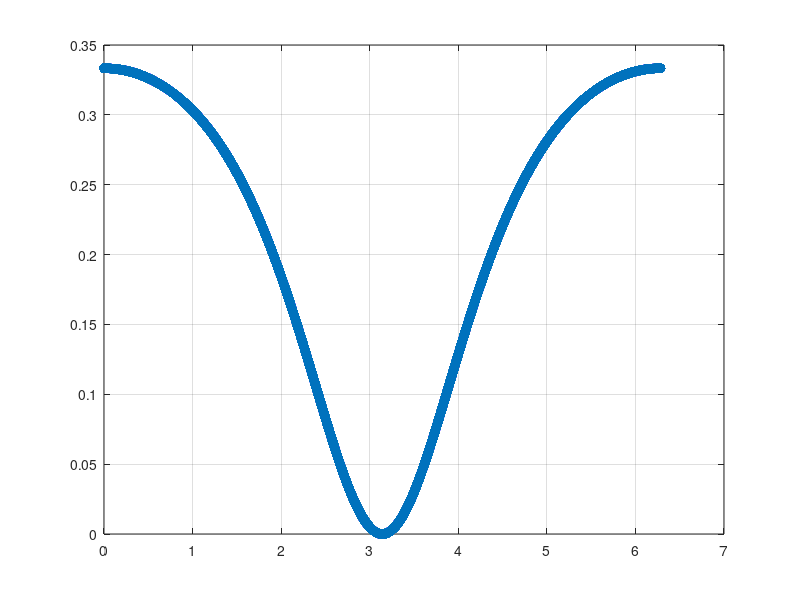

This figure's MATLAB source: (Note: a time limit stopped this script after it produced the figure.)
a = 2;  
c = 4;

v = linspace(0,2*pi,1E6);

mean_curv = (  - cos(v)./(c + a .* cos(v))  + 1/a   ) / 2;
abs_mean_curv = abs(   cos(v)./(c + a .* cos(v))  + 1/a   ) / 2;

% mean(mean_curv)

figure(394);

plot(v,abs_mean_curv,'o-');
grid on
% [  max(mean_curv)   min(mean_curv)  ]

% max(abs_mean_curv)

% abs([ (2*a - c)/2/a/(a-c)      (2*a+c)/2/a/(a+c)  ])  % these are putative extreme values gotten by making cos(v) = -1 or +1 in mean_curv expression above


k1 = cos(v)./(c+a*cos(v));
mean(k1)

figure(3843)

plot(v,k1,'o-')
grid on
